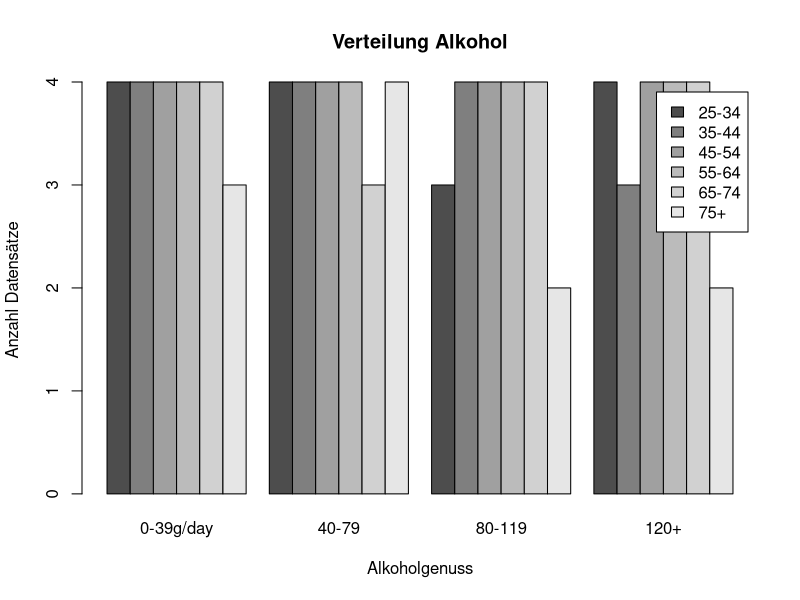
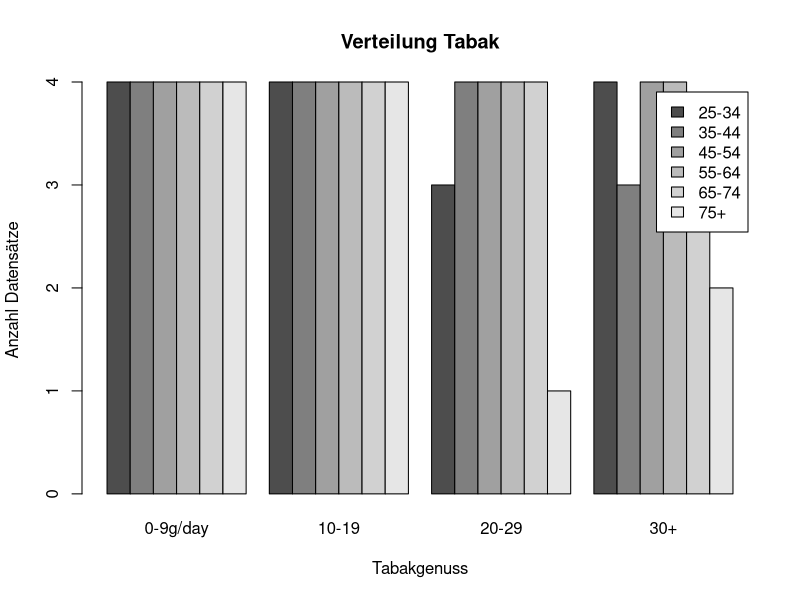

These charts were generated, in order, by the following R code:
# Title     : Untersuchen eines Datasets
# Objective : Das Dataset esoph soll untersucht werden.
# Durchführung mit Code und Kommentaren
# Created by: Christian Kitte
# Created on: 13.05.2021

# Gibt eine Liste aller in R verfügbaren Datasets zurück
# data()

# Der esoph DataSet ist in R enthalten, was uns die Möglichkeit gibt,
# etwas über ihn heraus zu bekommen. Es ist immer wichtig, die Daten zu
# kennen, mit denen man arbeitet.
#
# Zum einen geschieht dies durch die Analyse der Daten selbst, aber zum
# anderen mit dem Wissen um die Herkunft der Daten.

# In diesem Fall können mit Hilfe der help-Funktion Informationen über das
# DataSet abgerufen werden.
help( esoph )

writeLines( "" )

writeLines( "Infos aus dem Dokumenationsfenster:" )
writeLines( "agegp Altersgruppe  ==> gruppiert" )
writeLines( "alcgp Alkoholkonsum ==> gruppiert" )
writeLines( "tobgp Tabakkonsum ==> gruppiert" )
writeLines( "ncases Anzahl Fälle ==> Anzahl" )
writeLines( "ncontrols Anzahl der Kontrollen ==> Anzahl" )

writeLines( "" )

# Verfügbar machen des gesuchten Datasets
esoDS <- datasets::esoph

# Mit attributes erhalten wir einen Überblick über die vorhandenen Spalten
# und den Datentyp des objektes
dsAttribs <- attributes( esoDS )
writeLines( "Eigenschaften:" )
dsAttribs

writeLines( "" )

# Mit nrow und ncol erhalten wir einen weiteren Einblick in den Umfang der
# vorliegenden Daten
dsRows <- nrow( esoDS )
writeLines( "Reihen:" )
dsRows

writeLines( "" )

dsCols <- ncol( esoDS )
writeLines( "Spalten:" )
dsCols

writeLines( "" )

# Die Ausgabe der ersten und letzten Datensätze gibt einen weitern Überblick
# über die zu erwartende Qualität. Die Qualität kann trotzdessen in der Mittes
# des Datensatzen komplett anders sein
head <- head( esoDS, 4 )
writeLines( "Head:" )
head

writeLines( "" )

writeLines( "Tail:" )
tail <- tail( esoDS, 4 )
tail

writeLines( "" )
writeLines( "Da es sich um Gruppierungen handelt, sind Mittelwerte eher" )
writeLines( "nicht nützlich." )
writeLines( "" )

# Daher möchte ich einen Überblick über die Aufteilung der Datensätze nach
# Zuordnung zu einer Alkoholgruppe in Verbidnung mit einer Altersgruppe haben.
# Anschließend das Gleiche für Tabak und Alter.

barPlotAlkohol <- barplot( table( esoDS$agegp, esoDS$alcgp ),
                           beside = TRUE,
                           xlab = "Alkoholgenuss",
                           ylab = "Anzahl Datensätze",
                           main = "Verteilung Alkohol", legend = TRUE )

writeLines( "Übersicht Anzahl über Alkoholgenuss, Alter." )
writeLines( "Ausgabe im Fenster Plots und als Matrix auf der Konsole:" )
barPlotAlkohol

barPlotTabak <- barplot( table( esoDS$agegp, esoDS$tobgp ),
                         beside = TRUE,
                         xlab = "Tabakgenuss",
                         ylab = "Anzahl Datensätze",
                         main = "Verteilung Tabak", legend = TRUE )

writeLines( "" )
writeLines( "Übersicht Anzahl über Tabakgenuss, Alter." )
writeLines( "Ausgabe im Fenster Plots und als Matrix auf der Konsole:" )
barPlotTabak

writeLines( "" )
writeLines( "Abschließend das gesammte DataSet" )
writeLines( "" )

esoDS
